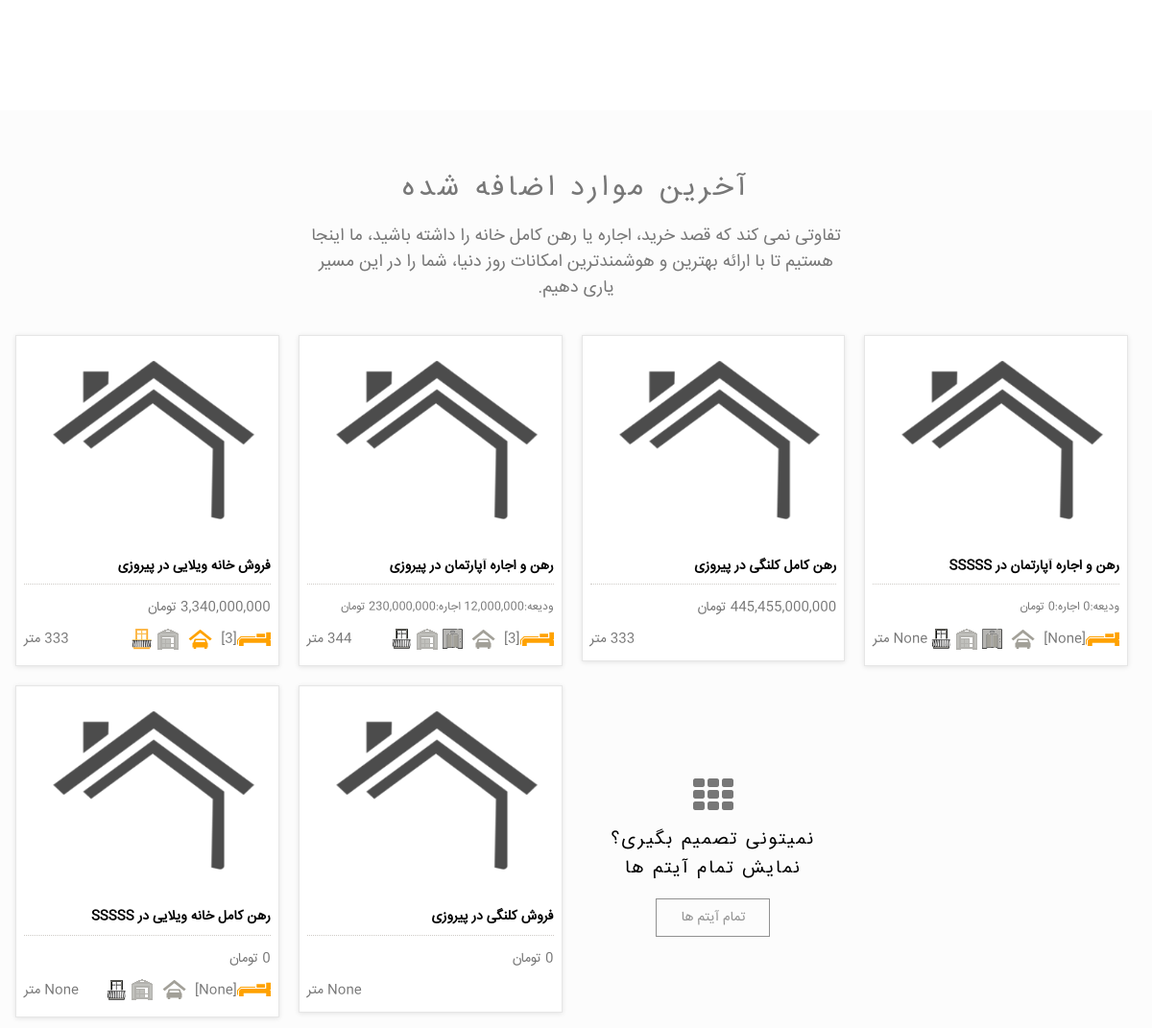
The app's page / (middle part), older data.
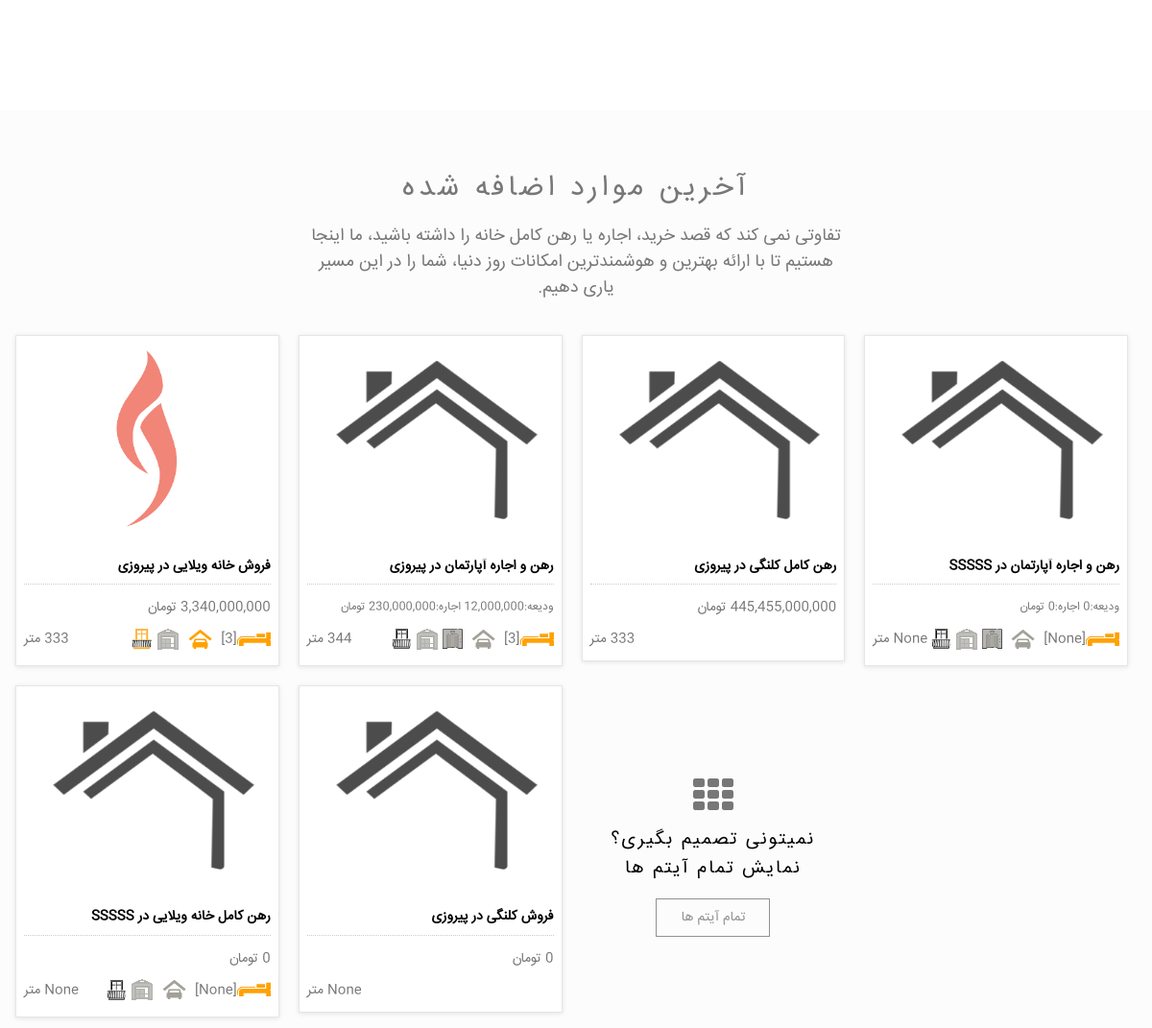
The same page, newer data.
### app/models.py (models this page shows, shortened)
class Item(models.Model):
    available = models.BooleanField(default=True, verbose_name = "قابل مشاهده در سایت" )
    code = models.CharField(max_length=200, unique=True, verbose_name = "کد فایل")
    CHOICES1 = ( ('رهن و اجاره','رهن و اجاره'), ('رهن کامل','رهن کامل'), ('فروش','فروش'), ('پیش فروش','پیش فروش') )
    buy_status = models.CharField(max_length=30,choices=CHOICES1,verbose_name = "نوع معامله")
    CHOICES2 = ( ('آپارتمان','آپارتمان'), ('خانه ویلایی','خانه ویلایی'), ('زمین','زمین'), ('مغازه و تجاری','مغازه و تجاری'), ('دفتر کار اداری','دفتر کار اداری'), ('کلنگی','کلنگی'), ('ویلا','ویلا'), ('باغ','باغ') )
    estate_status = models.CharField(max_length=30,choices=CHOICES2,verbose_name = "نوع ملک")
    area_size = models.IntegerField(null=True,blank=True, verbose_name = "متراژ (متر)")
    room_qty = models.IntegerField(null=True,blank=True, verbose_name = "تعداد اتاق")
    building_age = models.IntegerField(null=True,blank=True, verbose_name = "سن بنا (سال)")
    parking = models.BooleanField(default=False, verbose_name = "پارکینگ" )
    storage_room = models.BooleanField(default=False, verbose_name = "انباری" )
    elevator = models.BooleanField(default=False, verbose_name = "آسانسور" )
    balcony = models.BooleanField(default=False, verbose_name = "بالکن" )
    deposit = models.IntegerField(null=True,blank=True, default='0', verbose_name = "ودیعه (تومان)")
    rent = models.IntegerField(null=True,blank=True, default='0', verbose_name = "اجاره (تومان)")
    price = models.IntegerField(null=True,blank=True, default='0', verbose_name = "قیمت فروش (تومان)")
    area = models.ForeignKey(Area, on_delete=models.CASCADE,verbose_name = "منطقه")
    additional_information = models.TextField(max_length=2000,null=True, blank=True,verbose_name = "اطلاعات تکمیلی")
    date = models.DateField(auto_now_add=True, verbose_name = "تاریخ آگهی")
    image = models.ImageField(upload_to='media', default='media/Default.png', null=True, blank=True, verbose_name = "تصویر")
    video_link = models.URLField(max_length=500, null=True, blank=True, verbose_name = "لینک ویدئو")
    sales_expert = models.ForeignKey(User, null=True,blank=True, on_delete=models.CASCADE,verbose_name = "کارشناس فروش")
    ownership = models.ForeignKey(Ownership, null=True,blank=True, on_delete=models.CASCADE,verbose_name = "مالکیت")
    class Meta:
        verbose_name = "ملک"
        verbose_name_plural = "املاک"
    def __str__(self):
        return str(self.buy_status +" "+ self.estate_status +" در "+ self.area.name )
    def get_absolute_url(self):
        return reverse('app:items_detail',args=[self.id])

class Area(models.Model):
    name = models.CharField(max_length=200, unique=True, verbose_name = "نام")
    class Meta:
        verbose_name = "منطقه"
        verbose_name_plural = "مناطق"
    def __str__(self):
        return str(self.name)

### app/views.py (the view)
# urls.py: path('', views.index, name='home'),
def index(request):
    logo = Setting.get('لوگو', default='django-extra-settings')
    latestpost_list = Post.objects.all().order_by('-post_date')[:3]
    img = models.Slider.objects.all()
    item_img = models.ItemImage.objects.all()
    items = models.Item.objects.filter(available=True).order_by("-date")[:11]
    all_items_count = models.Item.objects.filter(available=True).count()
    all_area_count = models.Area.objects.all().count()
    areas = models.Area.objects.all()
    fav = models.Fav.objects.all()
    context = {'img':img,
    'items':items,
    'item_img':item_img,
    'areas':areas,
    'fav':fav,
    'latestpost_list':latestpost_list,
    'all_items_count':all_items_count,
    'all_area_count':all_area_count,
    'logo':logo}
    return render(request, 'index.html', context)

### crm/context_processor.py (called while the page is built)
def notification(request):
    if request.user.is_superuser:
        return {
           'new_reqs': models.Order_request.objects.filter(status='جدید').order_by('-date_created') ,
           'new_req_counts': models.Order_request.objects.filter(status='جدید').count()
        }
    elif request.user.is_authenticated:
        return {
           'new_reqs': models.Order_request.objects.filter(status='جدید' , user__user=request.user ).order_by('-date_created') ,
           'new_req_counts': models.Order_request.objects.filter(status='جدید' , user__user=request.user ).count()
        }
    else:
        return { 'userProfile': None }

def accessType(request):
    if request.user.is_authenticated:
        return { 'userProfile': get_object_or_404(models.Profile, user=request.user) }
    else:
        return { 'userProfile': None }

### templates/index.html (shortened to what this page needs)
{% extends "base.html" %}
{% load extra_settings %}
{% load static %}
{% load humanize %}
{% block content %}
<div class="slider-area">
</div>
<div class="content-area home-area-1 recent-property" style="background-color: #FCFCFC; padding-bottom: 55px;">
    <div class="container">
        <div class="row">
            <div class="col-md-10 col-md-offset-1 col-sm-12 text-center page-title" dir="rtl">
                <h2> آخرین موارد اضافه شده </h2>
                <p> تفاوتی نمی کند که قصد خرید، اجاره یا رهن کامل خانه را داشته باشید، ما اینجا هستیم تا با ارائه بهترین و هوشمندترین امکانات روز دنیا، شما را در این مسیر یاری دهیم. </p>
            </div>
        </div>
        <div class="row">
            <div class="proerty-th">
              {% for Item in items %}
                <div class="col-sm-6 col-md-3 p0">
                  <div class="box-two proerty-item">
                      <div class="item-thumb">
                          <a href="{{ Item.get_absolute_url }}" ><img src="{{ Item.image.url }}"></a>
                      </div>
                      <div class="item-entry overflow" dir="rtl">
                          <h6><a href="{{ Item.get_absolute_url }}"> {{ Item }} </a></h6>
                          <div class="dot-hr"></div>
                          <span class="proerty-price pull-right">
                            {% if Item.buy_status == 'فروش' %}
                             <span class="proerty-price pull-right"> {{ Item.price|floatformat:0|intcomma:False }} تومان </span>
                             {% elif Item.buy_status == 'رهن کامل' %}
                              <span class="proerty-price pull-right"> {{ Item.deposit|floatformat:0|intcomma:False }} تومان </span>
                              {% elif Item.buy_status == 'پیش فروش' %}
                               <span class="proerty-price pull-right"> {{ Item.price|floatformat:0|intcomma:False }} تومان </span>
                            {% elif Item.buy_status == 'رهن و اجاره' %}
                              <small> <span class="proerty-price pull-right"> ودیعه:{{ Item.deposit|floatformat:0|intcomma:False }} اجاره:{{ Item.rent|floatformat:0|intcomma:False }} تومان</span> </small>
                            {% endif %}
                          </span>
                          <div class="property-icon">
                              {% if Item.estate_status == "آپارتمان"  or Item.estate_status == "مغازه و تجاری" or Item.estate_status == "دفتر کار اداری" or Item.estate_status == "خانه ویلایی" or Item.estate_status == "ویلا" %}
                                <img src="{% static 'assets/img/icon/bed-orange.png' %}">[{{ Item.room_qty }}]
                              {% endif %}
                              {% if Item.estate_status == "آپارتمان"  or Item.estate_status == "مغازه و تجاری" or Item.estate_status == "دفتر کار اداری" or Item.estate_status == "خانه ویلایی" or Item.estate_status == "ویلا" %}
                                  {% if Item.parking %}
                                    <img src="{% static 'assets/img/icon/cars-orange.png' %}">
                                  {% else %}
                                    <img src="{% static 'assets/img/icon/cars.png' %}">
                                  {% endif %}
                              {% endif %}
                              {% if Item.estate_status == "آپارتمان"  or Item.estate_status == "مغازه و تجاری" or Item.estate_status == "دفتر کار اداری" %}
                                  {% if Item.elevator %}
                                    <img src="{% static 'assets/img/icon/elevator-orange.png' %}">
                                  {% else %}
                                    <img src="{% static 'assets/img/icon/elevator.png' %}">
                                  {% endif %}
                              {% endif %}
                              {% if Item.estate_status == "آپارتمان"  or Item.estate_status == "مغازه و تجاری" or Item.estate_status == "دفتر کار اداری" or Item.estate_status == "خانه ویلایی" or Item.estate_status == "ویلا" %}
                                  {% if Item.storage_room %}
                                    <img src="{% static 'assets/img/icon/warehouse-orange.png' %}">
                                  {% else %}
                                    <img src="{% static 'assets/img/icon/warehouse.png' %}">
                                  {% endif %}
                              {% endif %}
                              {% if Item.estate_status == "آپارتمان"  or Item.estate_status == "مغازه و تجاری" or Item.estate_status == "دفتر کار اداری" or Item.estate_status == "خانه ویلایی" or Item.estate_status == "ویلا" %}
                                  {% if Item.balcony %}
                                    <img src="{% static 'assets/img/icon/balcony-orange.png' %}">
                                  {% else %}
                                    <img src="{% static 'assets/img/icon/balcony.png' %}">
                                  {% endif %}
                              {% endif %}
                              <span class="pull-left"> {{ Item.area_size }} متر  </span>
                          </div>
                      </div>
                  </div>
                </div>
                {% endfor %}
                <div class="col-sm-6 col-md-3 p0">
                    <div class="box-tree more-proerty text-center">
                        <div class="item-tree-icon">
                            <i class="fa fa-th"></i>
                        </div>
                        <div class="more-entry overflow">
                            <h5><a href="{% url 'app:items' %}" > نمیتونی تصمیم بگیری؟ </a></h5>
                            <h5 class="tree-sub-ttl"><a href="{% url 'app:items' %}" >  نمایش تمام آیتم ها </a> </h5>
                            <button class="btn border-btn more-black" value="All properties" onclick="window.location.replace('{% url 'app:items' %}')" > تمام آیتم ها </button>
                        </div>
                    </div>
                </div>
            </div>
        </div>
    </div>
</div>
{% endblock content %}

### templates/base.html (shortened to what this page needs)
{% load static %}
{% load bootstrap %}
{% load extra_settings %}
<!DOCTYPE html>
<html class="no-js">
<head>
  <link rel="stylesheet" href="{% static 'assets/css/normalize.css' %}">
  <link rel="stylesheet" href="{% static 'assets/css/font-awesome.min.css' %}">
  <link rel="stylesheet" href="{% static 'assets/css/fontello.css">
  <link href="{% static 'assets/fonts/icon-7-stroke/css/pe-icon-7-stroke.css' %}" rel="stylesheet">
  <link href="{% static 'assets/fonts/icon-7-stroke/css/helper.css' %}" rel="stylesheet">
  <link href="{% static 'assets/css/animate.css' %}" rel="stylesheet" media="screen">
  <link rel="stylesheet" href="{% static 'assets/css/bootstrap-select.min.css' %}">
  <link rel="stylesheet" href="{% static 'bootstrap/css/bootstrap.min.css' %}">
  <link rel="stylesheet" href="{% static 'assets/css/icheck.min_all.css' %}">
  <link rel="stylesheet" href="{% static 'assets/css/price-range.css' %}">
  <link rel="stylesheet" href="{% static 'assets/css/owl.carousel.css' %}">
  <link rel="stylesheet" href="{% static 'assets/css/owl.theme.css' %}">
  <link rel="stylesheet" href="{% static 'assets/css/owl.transitions.css' %}">
  <link rel="stylesheet" href="{% static 'assets/css/style.css' %}">
  <link rel="stylesheet" href="{% static 'assets/css/responsive.css' %}">
  <link rel="stylesheet" href="https://cdnjs.cloudflare.com/ajax/libs/font-awesome/4.7.0/css/font-awesome.min.css">
</head>
<body>
{% block content %}{% endblock content %}
</body>
</html>

### core/static/assets/css/style.css (style rules this page uses)
.h1, .h2, .h3, .h4, .h5, .h6, h1, h2, h3, h4, h5, h6 { font-family: "iransans" !important; }
.p, p { font-family: "iransans", sans-serif !important; }
.a, a { font-family: "iransans", sans-serif !important; }
.button, button { font-family: "iransans", sans-serif !important; }
html, body { width: 100%; overflow-x: hidden; }
body { height:100%; font-family: 'iransans', sans-serif; font-weight: 300; padding:0; margin:0; font-size:14px; line-height: 28px; color: #777; background: #fff; position: relative; }
h1, .h1, h2, .h2, h3, .h3, h4, .h4, h5, .h5, h6, .h6, p, .navbar, .brand, .btn-simple { -moz-osx-font-smoothing: grayscale; -webkit-font-smoothing: antialiased; }
h1, .h1, h2, .h2, h3, .h3, h4, .h4 { font-weight: 400; }
h2, .h2 { font-size: 36px; }
h5, .h5 { font-size: 16px; }
h6, .h6 { font-size: 14px; font-weight: bold; text-transform: uppercase; }
p { font-size: 15px; line-height: 1.6180em; }
p { padding: 0px 0px 1em; margin:0; }
a { color: #1f2222; outline: 0; font-weight: bold; -webkit-transition: all .8s ease; transition: all .8s ease; }
img { height: auto; max-width: 100%; vertical-align: middle; border: 0px none; }
button { border-radius: 3px; outline: thin dotted; outline: 5px auto -webkit-focus-ring-color; outline-offset: -2px; outline: 0; outline-offset: 0; border: none; overflow: visible; }
button, select { text-transform: none; }
button, html input[type="button"], input[type="reset"], input[type="submit"] { -webkit-appearance: button; cursor: pointer; }
.btn { border-width: 2px; background-color: rgba(0,0,0,.0); font-weight: 400; opacity: 0.8; padding: 8px 16px; }
.slider-area { position: relative; height: 630px }
.content-area { background-color: #FCFCFC; padding-bottom: 55px; }
.page-title { padding-top: 55px; }
.page-title h2 { margin: 10px 0px; font-size: 30px; font-weight: 300; text-transform: uppercase; letter-spacing: 4px; }
.page-title p { font-size: 18px; padding: 10px 20% 25px; line-height: 27px; }
.p0 { padding: 0px; }
.overflow { overflow: hidden; }
.box-two { background: #FFF none repeat scroll 0% 0%; border: 1px solid #E6E6E6; box-sizing: border-box; box-shadow: 0px 1px 5px rgba(0, 0, 0, 0.1); }
.dot-hr { border-bottom: 1px dotted #CECBC7; margin-bottom: 10px; }
.proerty-th { margin-left: -9px; }
.proerty-th .proerty-item { background-color: #FFF; margin: 10px; }
.proerty-th .proerty-item .item-thumb { position: relative; }
.proerty-th .proerty-item .item-thumb img { transition: all 0.2s linear 0s; display: block; position: relative; width:100%; opacity: 0.7; min-height: 215px; max-height: 215px; }
.proerty-th .proerty-item .item-entry { padding: 8px; }
.property-icon { clear: both; padding: 5px 0px; }
.box-tree .item-tree-icon i { font-size: 3em; cursor: pointer; }
.box-tree .item-tree-icon { padding-top:35%; }
.more-entry a { color: #000; font-size: 19px; letter-spacing: 2px; font-weight: 500; text-transform: uppercase; }
.tree-sub-ttl { font-size: 12px; }
.border-btn { border: 1.5px solid; background: transparent none repeat scroll 0% 0%; border-radius: 0px; padding: 9px 25px; margin-top: 10px; }
.item-entry a { color: #000; }

Row changes from the older to the newer data that the page shows:
changed Item "فروش خانه ویلایی در پیروزی": image: picture added in place of a placeholder
